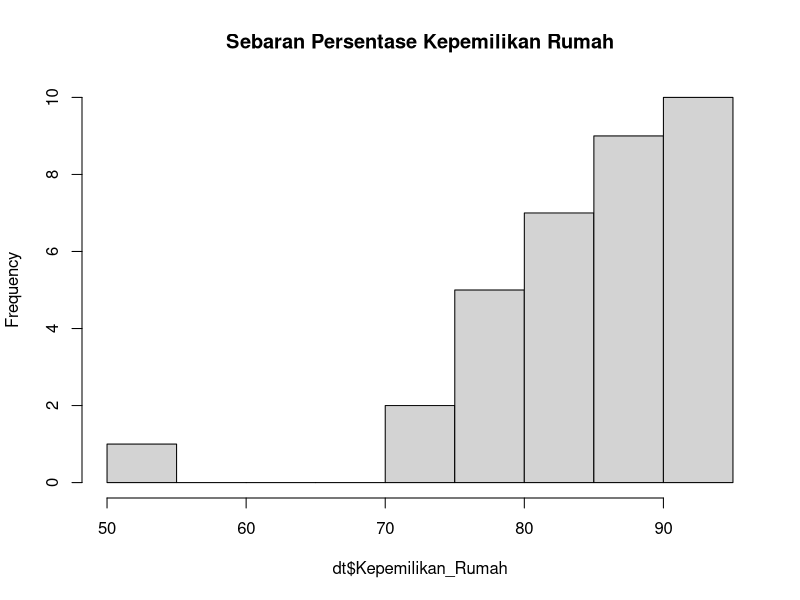
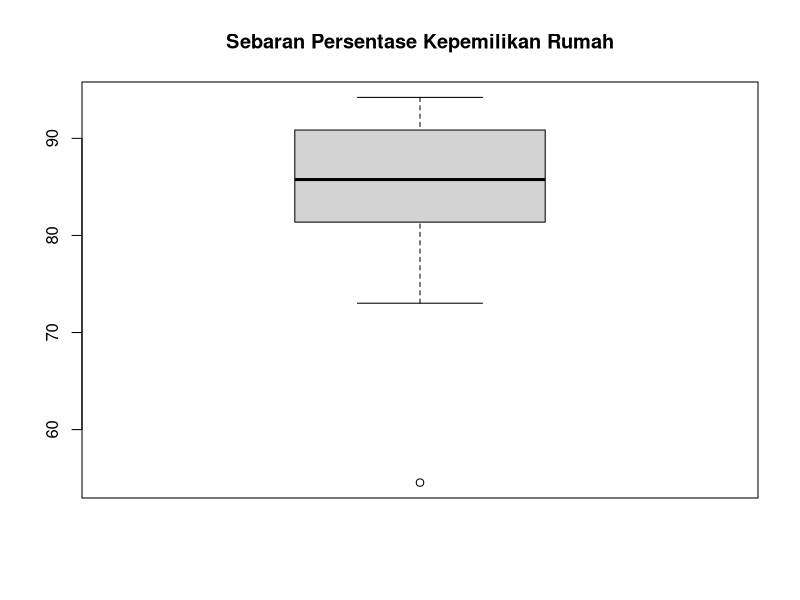
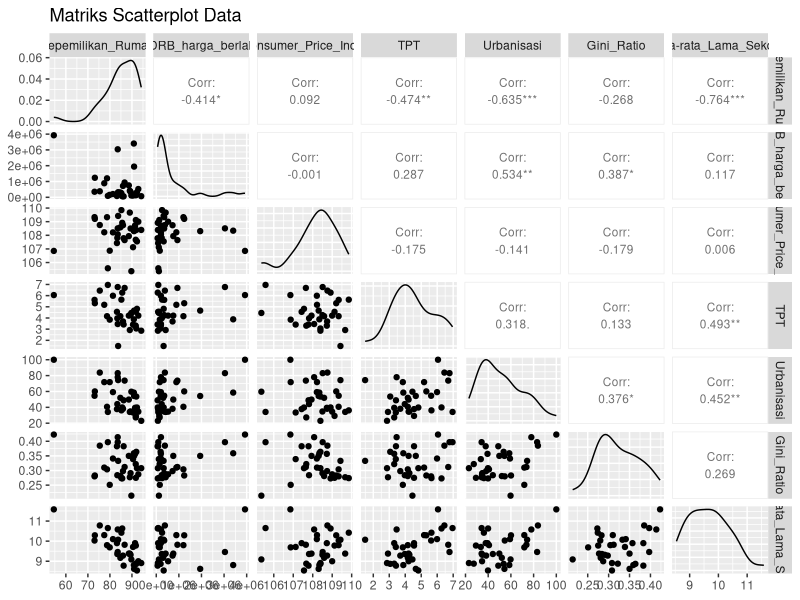
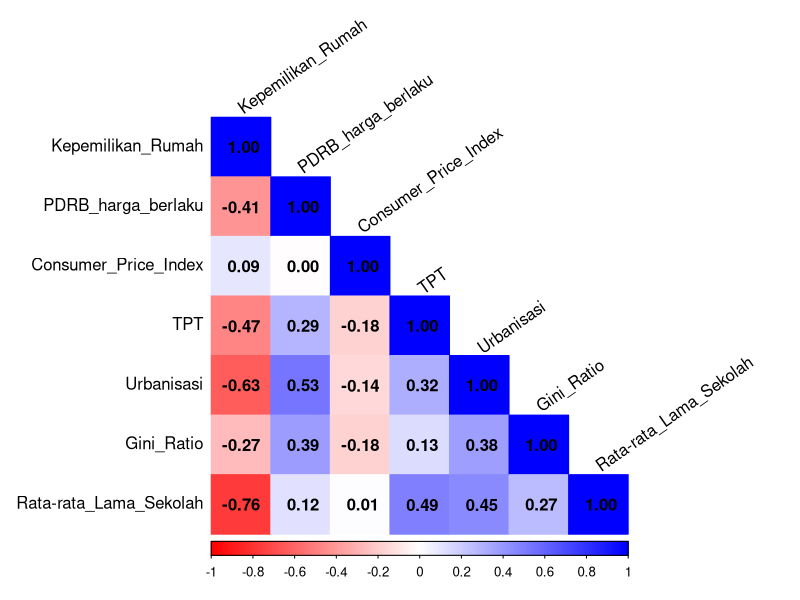

Recreate these plots in R, in order.
## ---- chunk 1
library(readxl) # untuk membaca data
library(GGally) # untuk menghasilkan matriks hubungan antarpeubah
library(corrplot) # untuk menghasilkan matriks korelasi
library(dplyr) # untuk manipulasi data
library(car) # untuk memeriksa multikolinearitas
## ---- chunk 2
data <- read_excel("Data Anreg Praktikum.xlsx", sheet = "Data analisis")
# Membersihkan nama kolom dari whitespace/newline
names(data) <- trimws(names(data))
head(data) # menampilkan sekian data awal
str(data)  # menampilkan tipe data setiap peubah
summary(data) # menampilkan ringkasan data
## ---- chunk 3
data <- select(data, -Provinsi)
dt <- data
## ---- chunk 4
hist(dt$Kepemilikan_Rumah, main = "Sebaran Persentase Kepemilikan Rumah")
## ---- chunk 5
boxplot(dt$Kepemilikan_Rumah, main = "Sebaran Persentase Kepemilikan Rumah")
## ---- chunk 6
ggpairs(dt,
        upper = list(continuous = wrap('cor', size = 3)),
        title = "Matriks Scatterplot Data")

## ---- chunk 7
cor_matrix <- cor(dt, use = "complete.obs")

corrplot(cor_matrix, method = "color", type = "lower",
         col = colorRampPalette(c("red", "white", "blue"))(200),
         addCoef.col = "black", tl.col = "black", tl.srt = 35)
## ---- chunk 8
# pembentukan matriks
# PDRB_harga_berlaku diskala (dibagi 1000) agar matriks X'X tidak singular
n <- nrow(dt)
x0 <- rep(1, n)
x <- data.frame(x0,
                PDRB_harga_berlaku  = dt$PDRB_harga_berlaku / 1000,
                Consumer_Price_Index = dt$Consumer_Price_Index,
                TPT                 = dt$TPT,
                Urbanisasi          = dt$Urbanisasi,
                Gini_Ratio          = dt$Gini_Ratio,
                Rata_rata_Lama_Sekolah = dt$`Rata-rata_Lama_Sekolah`)
x <- as.matrix(x)
y <- dt$Kepemilikan_Rumah
## ---- chunk 9
beta_duga <- solve(t(x) %*% x) %*% t(x) %*% y
beta_duga
## ---- chunk 10
c <- data.frame(solve(t(x)%*%x))
## ---- chunk 11
y_hat <- x %*% beta_duga
residuals <- y - y_hat
n <- nrow(x)
p <- ncol(x)
KTG <- sum(residuals^2) / (n - p) 

c22 <- c[2,2]

(se.b2 <- sqrt(KTG*c22))
## ---- chunk 12
alfa <- 0.05

#Batas Bawah beta2
(bb.b2 <- beta_duga[3,1] - abs(qt(alfa/2, df=n-p))*se.b2)
## ---- chunk 13
#Batas Atas beta2
(ba.b2 <- beta_duga[3,1] + abs(qt(alfa/2, df=n-p))*se.b2)
## ---- chunk 14
model1 <- lm(formula = Kepemilikan_Rumah ~ ., data = dt)
summary(model1)
## ---- chunk 15
vif(model1)
## ---- chunk 16
model2 <- lm(Kepemilikan_Rumah ~ Consumer_Price_Index + TPT + Urbanisasi + Gini_Ratio + `Rata-rata_Lama_Sekolah`, data = dt)
summary(model2)
## ---- chunk 17
vif(model2)
## ---- chunk 18
data$Kat_Urbanisasi <- cut(data$Urbanisasi,
                           breaks = c(-Inf, 40, 70, Inf),
                           labels = c("Rendah", "Sedang", "Tinggi"))
data$Kat_Urbanisasi <- as.factor(data$Kat_Urbanisasi)
str(data)
## ---- chunk 19
model3 <- lm(Kepemilikan_Rumah ~ PDRB_harga_berlaku + Consumer_Price_Index + TPT +
               Urbanisasi + Gini_Ratio + `Rata-rata_Lama_Sekolah` + Kat_Urbanisasi,
             data = data)
summary(model3)
## ---- chunk 20
model4 <- lm(Kepemilikan_Rumah ~ Consumer_Price_Index + TPT + Urbanisasi + Gini_Ratio, data = dt)
summary(model4)
## ---- chunk 21
vif(model4)
## ---- chunk 22
# Buat peubah baru
dt$X_new <- dt$TPT + dt$Urbanisasi

# Model penuh (Full Model)
model_full <- lm(Kepemilikan_Rumah ~ TPT + Urbanisasi, data = dt)

# Model terbatas (Restricted Model)
model_restricted <- lm(Kepemilikan_Rumah ~ X_new, data = dt)

# Bandingkan dengan Uji F
anova(model_restricted, model_full)
## ---- chunk 23
model_all <- lm(Kepemilikan_Rumah ~ Consumer_Price_Index + TPT + Urbanisasi + Gini_Ratio, data = dt)
summary(model_all)
## ---- chunk 24
model_signif <- lm(Kepemilikan_Rumah ~ TPT + Urbanisasi, data = dt)
summary(model_signif)
## ---- chunk 25
perbandingan <- data.frame(
  Model = c("Peubah Penuh", "Peubah Signifikan"),
  Adjusted_R2 = as.numeric(c(summary(model_all)$adj.r.squared, summary(model_signif)$adj.r.squared)),
  AIC = as.numeric(c(AIC(model_all), AIC(model_signif))),
  BIC = as.numeric(c(BIC(model_all), BIC(model_signif)))
)
perbandingan
